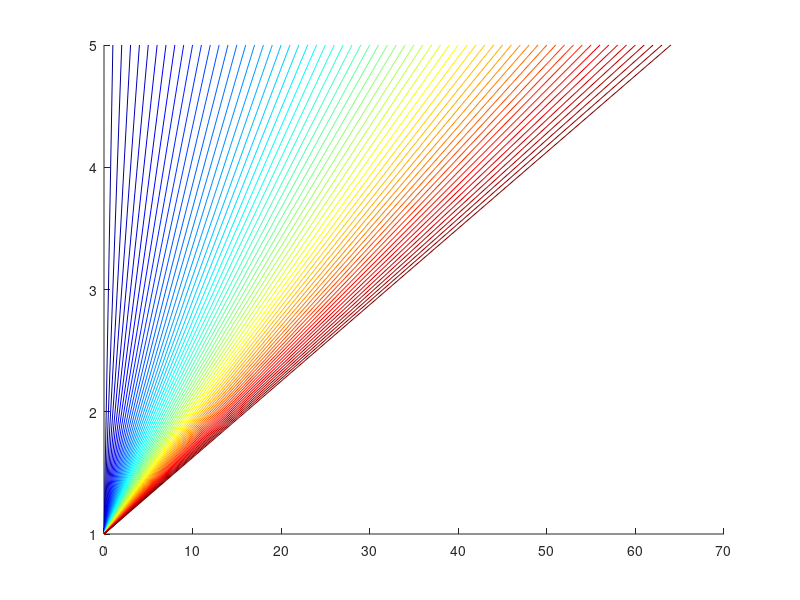

This chart was generated by the following MATLAB code:
colors = colormap('jet');

figure(3)
hold on
for i =1:length(colors);
    plot([0 i], [1 5], 'color', colors(i,:));
    
end